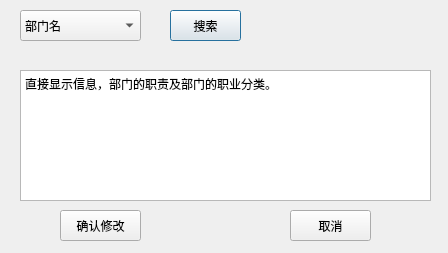
<?xml version="1.0" encoding="UTF-8"?>
<ui version="4.0">
 <class>alterDepart</class>
 <widget class="QDialog" name="alterDepart">
  <property name="geometry">
   <rect>
    <x>0</x>
    <y>0</y>
    <width>448</width>
    <height>253</height>
   </rect>
  </property>
  <property name="windowTitle">
   <string>企业人事管理系统</string>
  </property>
  <widget class="QPushButton" name="searchBtn">
   <property name="geometry">
    <rect>
     <x>170</x>
     <y>10</y>
     <width>71</width>
     <height>31</height>
    </rect>
   </property>
   <property name="text">
    <string>搜索</string>
   </property>
  </widget>
  <widget class="QTextEdit" name="displayTextEdit">
   <property name="geometry">
    <rect>
     <x>20</x>
     <y>70</y>
     <width>411</width>
     <height>131</height>
    </rect>
   </property>
   <property name="html">
    <string>&lt;!DOCTYPE HTML PUBLIC &quot;-//W3C//DTD HTML 4.0//EN&quot; &quot;http://www.w3.org/TR/REC-html40/strict.dtd&quot;&gt;
&lt;html&gt;&lt;head&gt;&lt;meta name=&quot;qrichtext&quot; content=&quot;1&quot; /&gt;&lt;style type=&quot;text/css&quot;&gt;
p, li { white-space: pre-wrap; }
&lt;/style&gt;&lt;/head&gt;&lt;body style=&quot; font-family:'SimSun'; font-size:9pt; font-weight:400; font-style:normal;&quot;&gt;
&lt;p style=&quot; margin-top:0px; margin-bottom:0px; margin-left:0px; margin-right:0px; -qt-block-indent:0; text-indent:0px;&quot;&gt;直接显示信息，部门的职责及部门的职业分类。&lt;/p&gt;&lt;/body&gt;&lt;/html&gt;</string>
   </property>
  </widget>
  <widget class="QComboBox" name="departComboBox">
   <property name="geometry">
    <rect>
     <x>20</x>
     <y>10</y>
     <width>121</width>
     <height>31</height>
    </rect>
   </property>
   <item>
    <property name="text">
     <string>部门名</string>
    </property>
   </item>
  </widget>
  <widget class="QPushButton" name="okBtn">
   <property name="geometry">
    <rect>
     <x>60</x>
     <y>210</y>
     <width>81</width>
     <height>31</height>
    </rect>
   </property>
   <property name="text">
    <string>确认修改</string>
   </property>
  </widget>
  <widget class="QPushButton" name="cancelBtn">
   <property name="geometry">
    <rect>
     <x>290</x>
     <y>210</y>
     <width>81</width>
     <height>31</height>
    </rect>
   </property>
   <property name="text">
    <string>取消</string>
   </property>
  </widget>
 </widget>
 <resources/>
 <connections/>
</ui>
